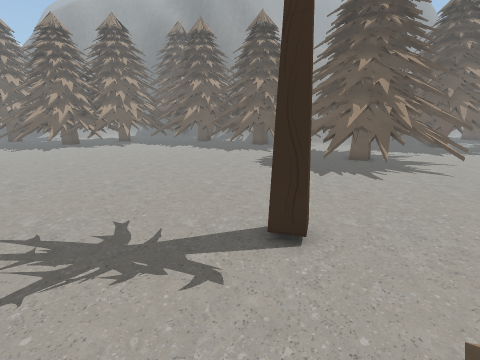
view 1 (above)

24 first-person views from a walk through a 3-D level made in the Unity game engine. The camera is 1.3 m above the floor, tilts 14° down and sees 85° across. Doors are open. The floor is counted in squares, 0.5 m on a side. Each view is taken from the middle of a square. On the plan, view 1 faces up. The plan holds only what a view shows up to about 18 squares ahead; the rest is blank. The place goes on beyond the plan.

view 2
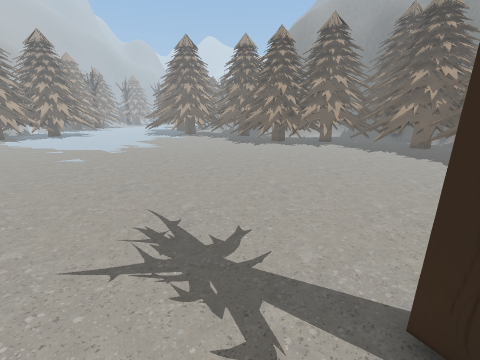

view 3
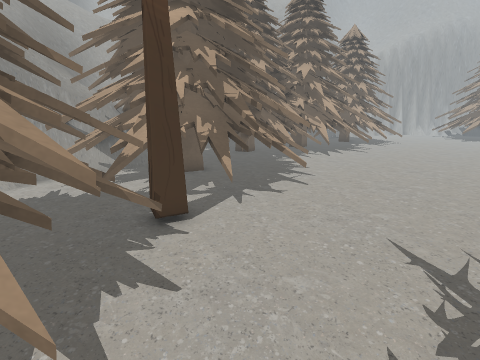

view 4
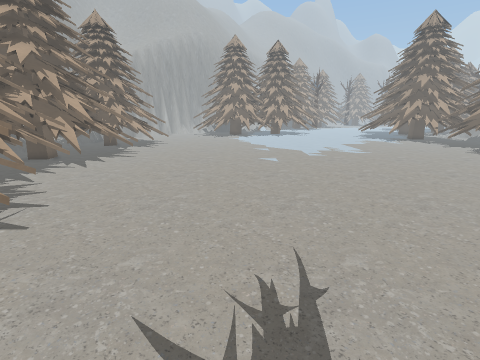

view 5
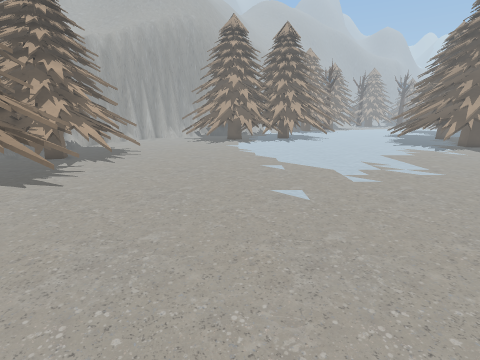

view 6
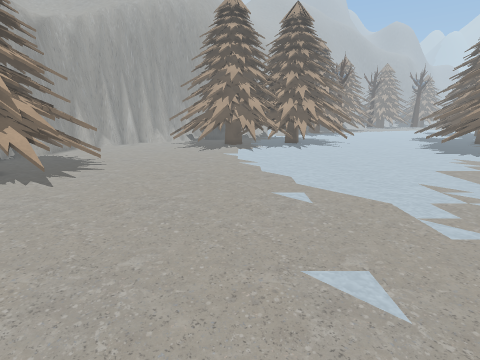

view 7
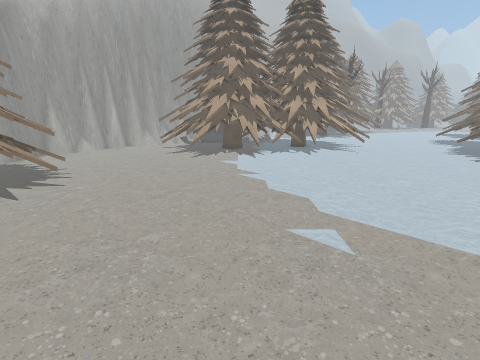

view 8
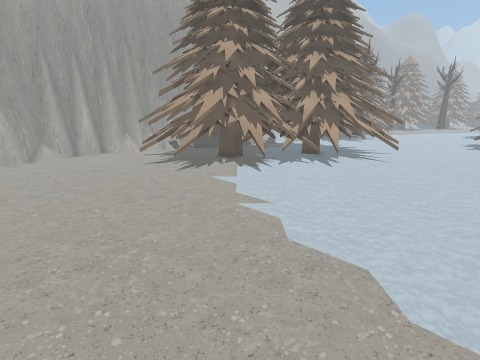

view 9
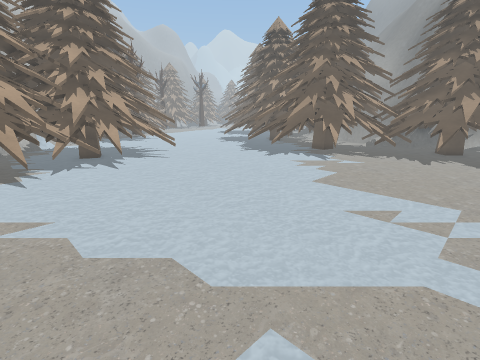

view 10
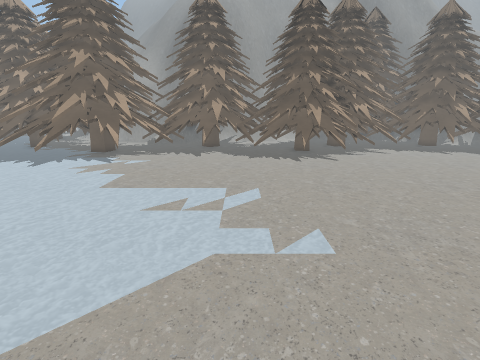

view 11
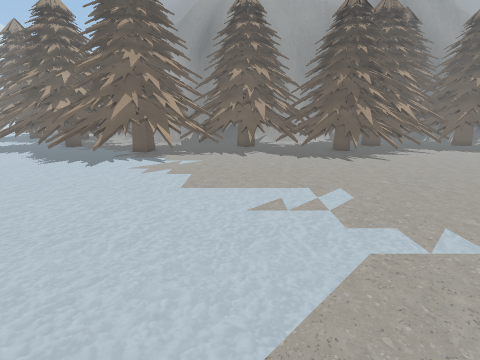

view 12
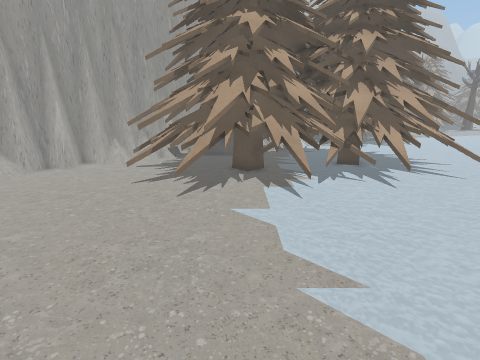

view 13
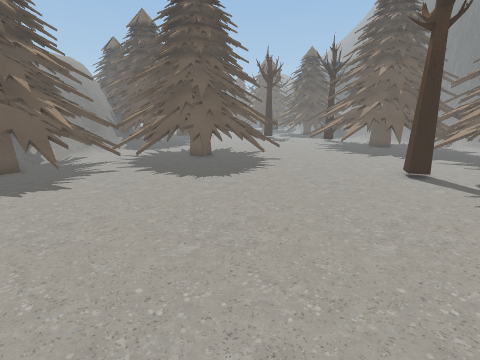

view 14
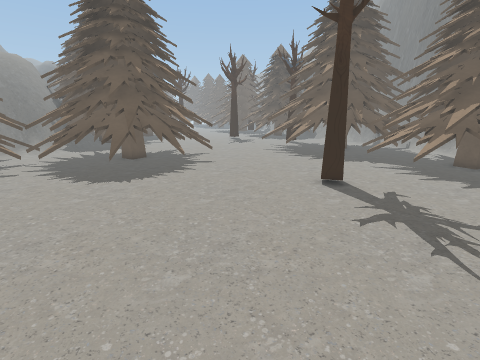

view 15
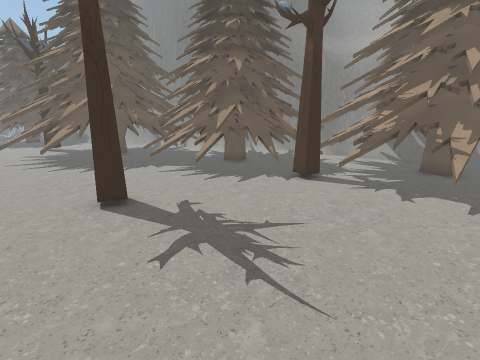

view 16
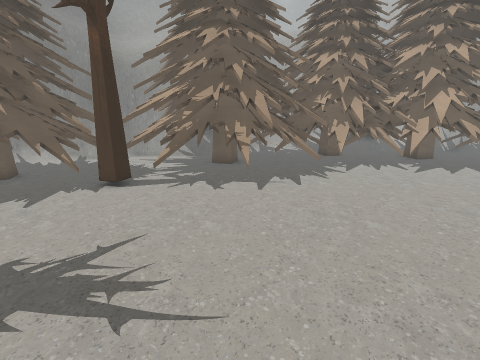

view 17
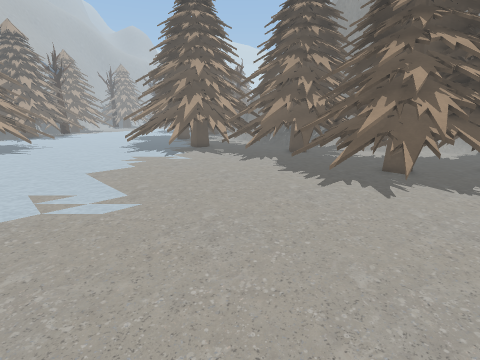

view 18
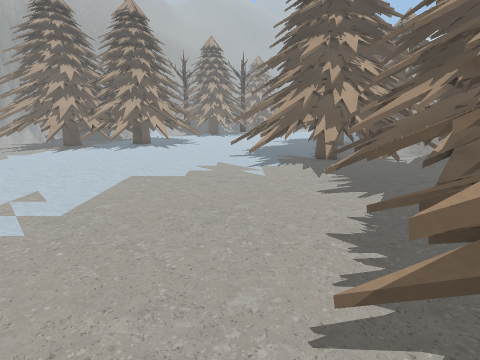

view 19
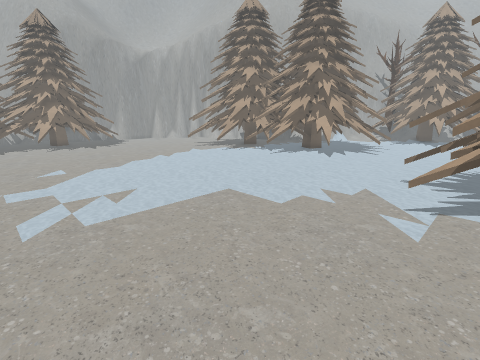

view 20
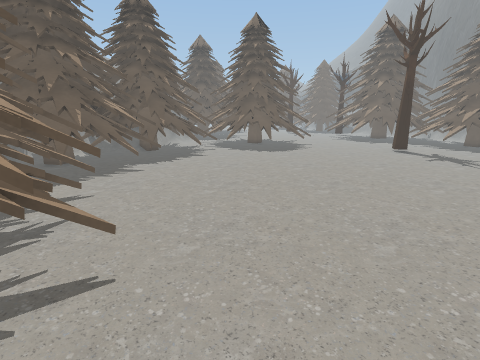

view 21
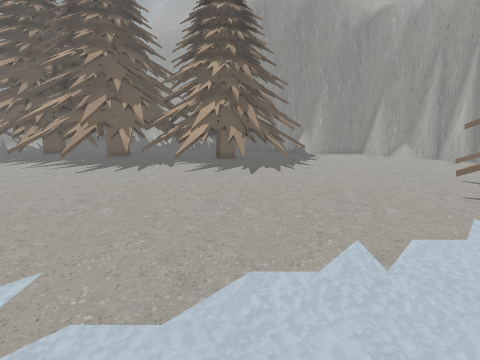

view 22
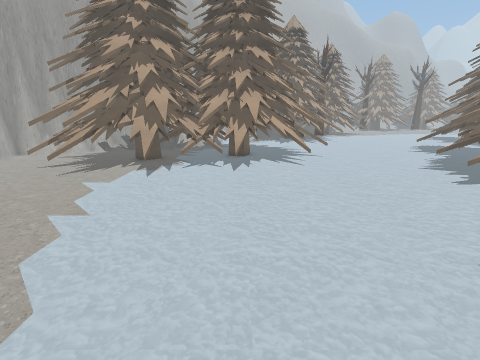

view 23
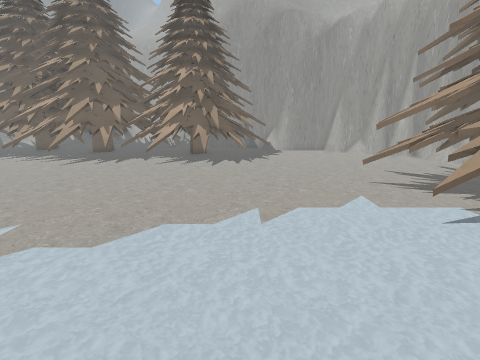

view 24
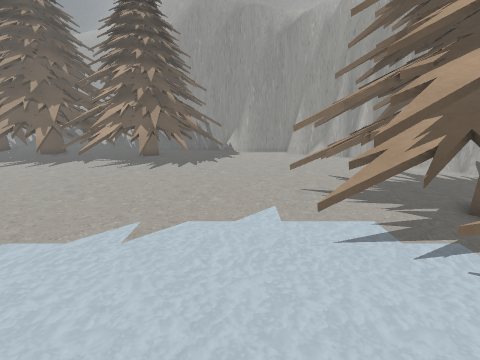

### Floor plan
Key: @ floor where view 1 was taken; # wall or solid block; x gap in a wall; . floor; / step, stairs or slope; = window, fence, low wall or low ledge; ^ raised ledge; T thing the floor can be seen under or through; O other object.
Columns run from 39 left of view 1 to 9 right of it. Each row starts with its distance up from view 1.
 22 ##=##      #####=##=#########.....##.##
 21  ..=####  ####...=#.=######.......... ##
 20 .... #########.......######............#####
 19 .....#=####==#.........=#.................##
 18 ........=##...............................=#
 17 .........................................=##
 16 ..........................................##
 15 ..........................................##
 14  #=.......................................###
 13 #####......................................##
 12    ##=.....................................=#####
 11     #.........................................#..
 10     ###..........................................
  9     ##=..........................................
  8      #...........................................
  7      ##..........................................
  6      ###................................O.......=
  5       #=................................#=.....##
  4       T........................................##
  3       T=......................................=#
  2       TT...................................#=###
  1      TT=.................................x#####
  0    TTTT................................@.^##
 -1   TTT= .........................#=....O=###
 -2  .=T............................#=##=OO###
 -3 =............T==#....#=.......=##########
 -4 #=......... TTTT#=.######=.#=####
 -5 ##.........TTT ######  ######=#
 -6 ###........=T
 -7  ###/......##
 -8    ###....###

Where each view was taken, in squares from view 1:
view 1: 0 up, 0 right, facing up
view 2: 2 up, 1 right, facing up-left
view 3: 4 up, 2 right, facing down-left
view 4: 4 up, 1 left, facing left
view 5: 4 up, 8 left, facing left
view 6: 4 up, 13 left, facing left
view 7: 4 up, 16 left, facing left
view 8: 4 up, 20 left, facing left
view 9: 4 up, 20 left, facing up-left
view 10: 4 up, 20 left, facing up
view 11: 4 up, 23 left, facing up
view 12: 3 up, 24 left, facing left
view 13: 13 up, 10 left, facing right
view 14: 9 up, 9 left, facing right
view 15: 8 up, 7 left, facing down-right
view 16: 8 up, 6 left, facing down
view 17: 10 up, 12 left, facing up-left
view 18: 18 up, 14 left, facing left
view 19: 20 up, 19 left, facing down-left
view 20: 17 up, 18 left, facing right
view 21: 9 up, 25 left, facing down
view 22: 9 up, 21 left, facing left
view 23: 11 up, 27 left, facing down
view 24: 10 up, 30 left, facing down
